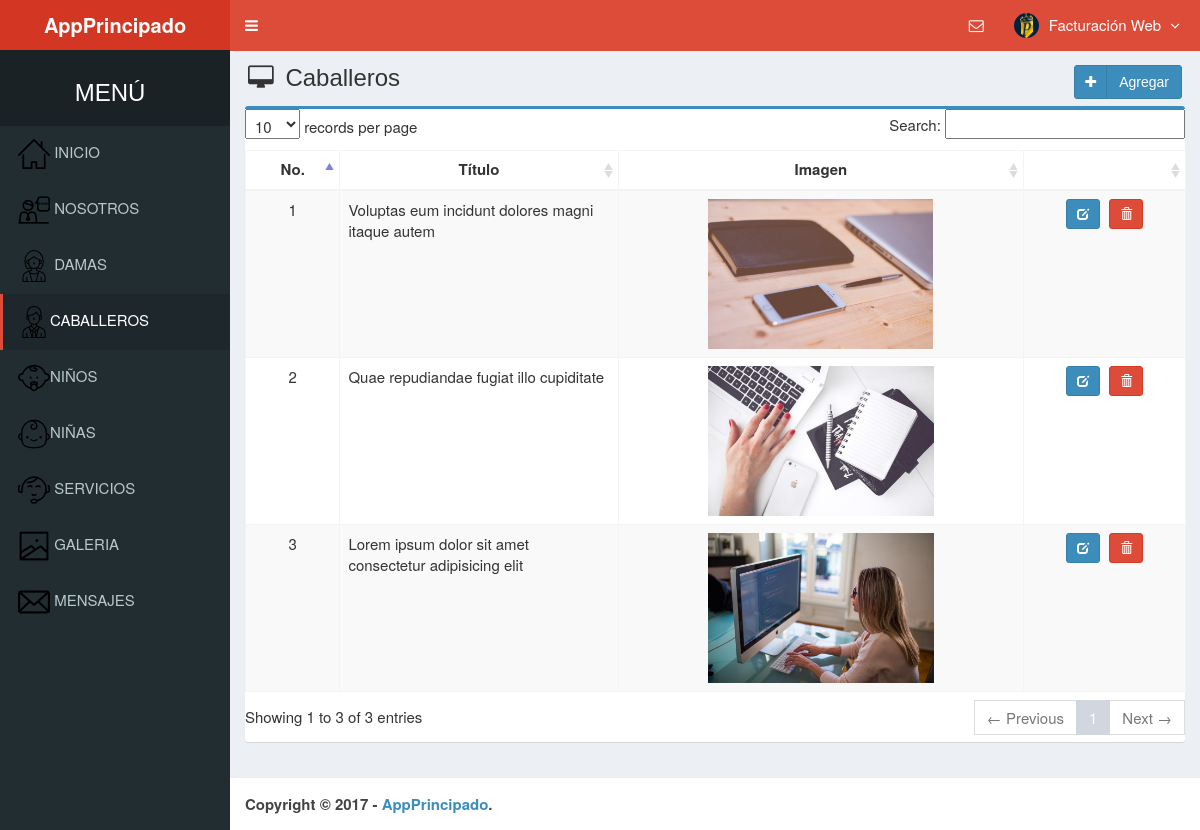
The app's page /admin/main.php?module=caballeros (signed in) with its own data.
### tables this page shows
CREATE TABLE `is_caballeros` (
  `caballeros_id` int(100) NOT NULL,
  `title` varchar(255) NOT NULL,
  `image` varchar(100) NOT NULL
);

### admin/modules/caballeros/view.php (the view, shortened to what this page needs)
<section class="content-header">
  <h1>
    <i class="fa fa-desktop icon-title"></i> Caballeros
    <a class="btn btn-primary btn-social pull-right" href="?module=form_caballeros&form=add">
      <i class="fa fa-plus"></i> Agregar
    </a>
  </h1>
</section>
<section class="content">
  <div class="row">
    <div class="col-md-12">
      <div class="box box-primary">
          <table id="dataTables1" class="table table-bordered table-striped table-hover">
            <thead>
              <tr>
                <th class="center">No.</th>
                <th class="center">Título</th>
                <th class="center">Imagen</th>
                <th></th>
              </tr>
            </thead>
            <tbody>
            <?php
            $no = 1;
            $query = mysqli_query($mysqli, "SELECT * FROM is_caballeros ORDER BY caballeros_id DESC")
                                            or die('Hubo un error en la consulta de los datos: '.mysqli_error($mysqli));
            while ($data = mysqli_fetch_assoc($query)) {
              echo "<tr>
                      <td width='40' class='center'>$no</td>
                      <td width='150'>$data[title]</td>
                      <td width='200' class='center'>
                        <img src='../img/$data[image]' height='150'>
                      </td>
                      <td class='center' width='80'>
                        <div>
                          <a data-toggle='tooltip' data-placement='top' title='Editar' style='margin-right:5px' class='btn btn-primary btn-sm' href='?module=form_caballeros&form=edit&id=$data[caballeros_id]'>
                              <i style='color:#fff' class='glyphicon glyphicon-edit'></i>
                          </a>";
            ?>
                          <a data-toggle="tooltip" data-placement="top" title="Eliminar" class="btn btn-danger btn-sm" href="modules/caballeros/proses.php?act=delete&id=<?php echo $data['caballeros_id'];?>" onclick="return confirm('Estas seguro que quieres eliminar <?php echo $data['title']; ?> ?');">
                              <i style="color:#fff" class="glyphicon glyphicon-trash"></i>
                          </a>
            <?php
              echo "    </div>
                      </td>
                    </tr>";
              $no++;
            }
            ?>
            </tbody>
          </table>
        </div>
      </div>
    </div>
  </div>

### admin/assets/css/style.css (style rules this page uses)
.btn-social *:first-child { border-right: 1px solid rgba(0, 0, 0, 0.1); bottom: 0; font-size: 1em !important; left: 0; line-height: 32px !important; position: absolute; text-align: center; top: 0; width: 32px !important; }
.content-header { padding: 15px 18px 0; position: relative; }
.center { text-align:center; }
.icon-title { margin-right: 5px; }
body { background-color: #fff; color: #333; font-size: 15px; line-height: 1.42857; }

### records on screen
is_caballeros: title "Voluptas eum incidunt dolores magni itaque autem", image (picture)
is_caballeros: title "Quae repudiandae fugiat illo cupiditate", image (picture)
is_caballeros: title "Lorem ipsum dolor sit amet consectetur adipisicing elit", image (picture)

### other values on screen
$_SESSION['fullname'] "Facturación Web"
